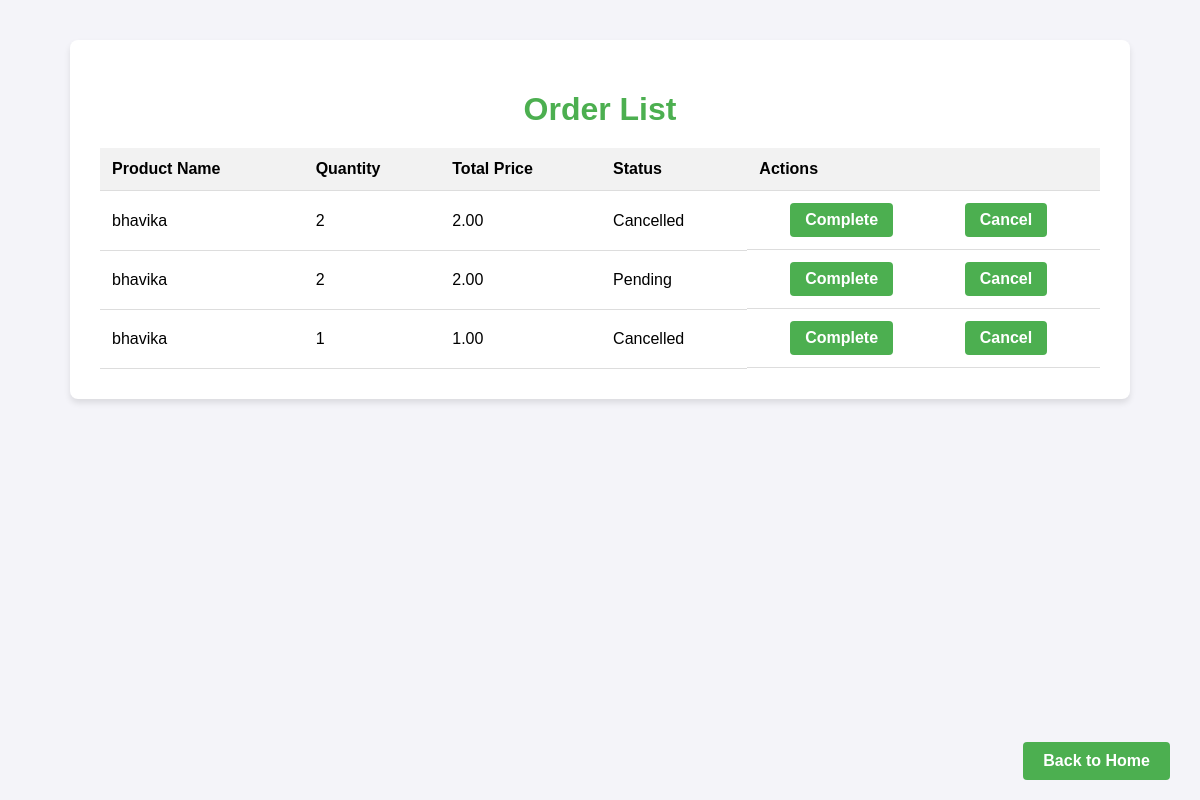
Screenshot of /orders/ with the database file from the repository.
### inventory_managemen/models.py (models this page shows, shortened)
class SaleOrder(models.Model):
    STATUS_CHOICES = [
        ('Pending', 'Pending'),
        ('Completed', 'Completed'),
        ('Cancelled', 'Cancelled'),
    ]
    product = models.ForeignKey(Product, on_delete=models.CASCADE)
    quantity = models.PositiveIntegerField()
    total_price = models.DecimalField(max_digits=10, decimal_places=2)
    sale_date = models.DateField(auto_now_add=True)
    status = models.CharField(max_length=10, choices=STATUS_CHOICES)

class Product(models.Model):
    name = models.CharField(max_length=255, unique=True)
    description = models.TextField()
    category = models.CharField(max_length=255)
    price = models.DecimalField(max_digits=10, decimal_places=2)
    stock_quantity = models.PositiveIntegerField()
    supplier = models.ForeignKey(Supplier, on_delete=models.CASCADE)

### inventory_managemen/views.py (the view)
# urls.py: path('orders/', views.list_orders, name='list_orders'),
def list_orders(request):
    orders = SaleOrder.objects.all()
    return render(request, 'inventory/list_orders.html', {'orders': orders})

### templates/inventory/list_orders.html (shortened to what this page needs)
<!DOCTYPE html>
<html lang="en">
<head>
</head>
<body>
    <div class="container">
        <h1>Order List</h1>
        <table>
            <tr>
                <th>Product Name</th>
                <th>Quantity</th>
                <th>Total Price</th>
                <th>Status</th>
                <th>Actions</th>
            </tr>
            {% for order in orders %}
            <tr>
                <td>{{ order.product.name }}</td>
                <td>{{ order.quantity }}</td>
                <td>{{ order.total_price }}</td>
                <td>{{ order.status }}</td>
                <td class="actions">
                    <a href="{% url 'complete_sale_order' order.id %}">Complete</a>
                    <a href="{% url 'cancel_sale_order' order.id %}">Cancel</a>
                </td>
            </tr>
            {% endfor %}
        </table>
    </div>
    <a href="{% url 'home' %}" class="back-to-home">Back to Home</a>
</body>
</html>

### templates/inventory/list_orders.html (style rules this page uses)
body { font-family: Arial, sans-serif; background-color: #f4f4f9; margin: 0; padding: 0; display: flex; justify-content: center; align-items: flex-start; min-height: 100vh; }
.container { background-color: #fff; width: 90%; max-width: 1000px; margin-top: 40px; padding: 30px; border-radius: 8px; box-shadow: 0 4px 6px rgba(0, 0, 0, 0.1); }
h1 { text-align: center; color: #4CAF50; margin-bottom: 20px; }
table { width: 100%; border-collapse: collapse; margin-top: 20px; }
th, td { padding: 12px; text-align: left; border-bottom: 1px solid #ddd; }
th { background-color: #f2f2f2; }
a { color: #4CAF50; text-decoration: none; margin-right: 10px; font-weight: bold; transition: color 0.3s ease; }
.actions { display: flex; justify-content: space-around; }
.actions a { padding: 8px 15px; background-color: #4CAF50; color: white; border-radius: 4px; text-align: center; transition: background-color 0.3s ease; }
.back-to-home { position: fixed; bottom: 20px; right: 20px; background-color: #4CAF50; color: white; padding: 10px 20px; border-radius: 4px; text-decoration: none; font-size: 1rem; font-weight: bold; }

### rows the page displays
SaleOrder: product.name "bhavika", quantity "2", total_price "2.00", status "Cancelled"
SaleOrder: product.name "bhavika", quantity "2", total_price "2.00", status "Pending"
SaleOrder: product.name "bhavika", quantity "1", total_price "1.00", status "Cancelled"
